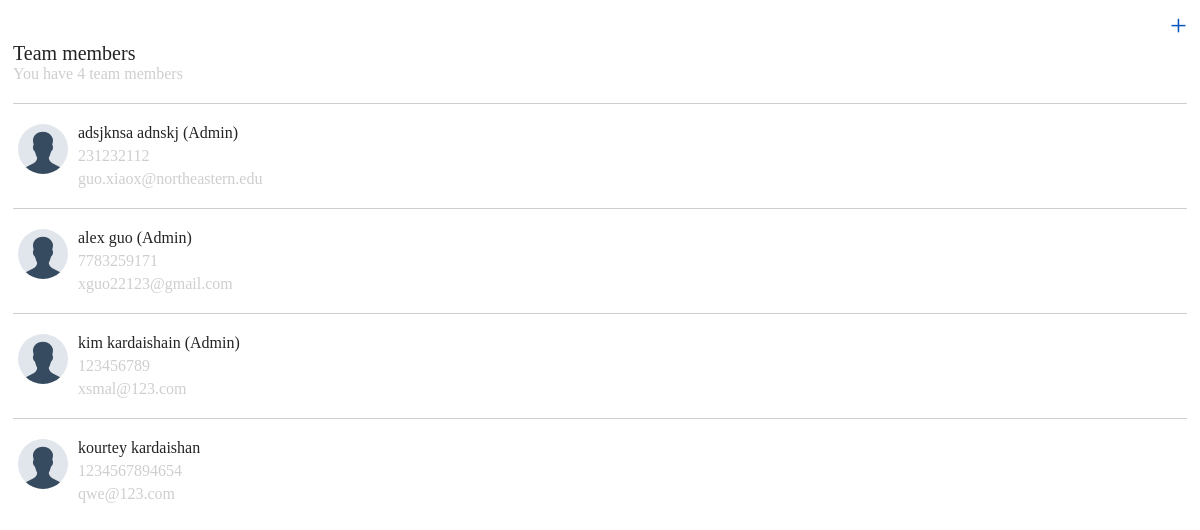
Before: /teams/ with the older database file.
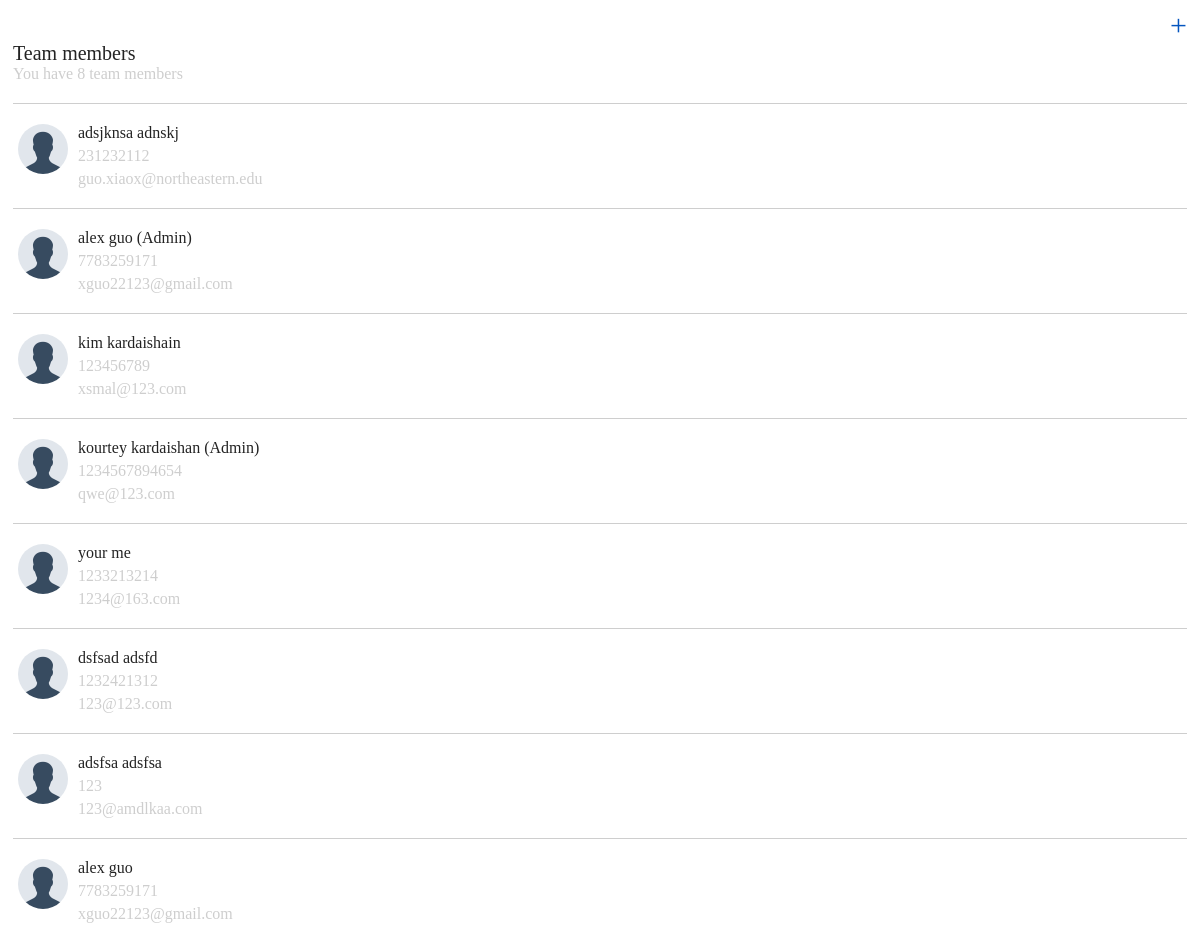
After: the same page with the newer database file.
### teams/models.py (models this page shows, shortened)
class People(models.Model):
    first_name = models.CharField(max_length=200)
    last_name = models.CharField(max_length=200)
    email = models.CharField(max_length=200)
    phone = models.CharField(max_length=200)
    Type_SELECT = (
        ('R', "Regular - Can't delete members"),
        ('A', 'Admin - Can delete members')
    )
    role = models.CharField(
        max_length=1,
        choices=Type_SELECT,
        default='R'
    )

### teams/views.py (the view)
# urls.py: path('', views.IndexView.as_view(), name='index'),
class IndexView(generic.ListView):
    template_name = 'teams/index.html'
    model = People

### teams/templates/teams/index.html
{% extends 'teams/base.html' %}
{% load static %}
{% block style %}
    <link rel="stylesheet" type="text/css" href="{% static 'teams/style/index.css' %}">
{% endblock %}
{% block content %}
    <div class="container">
        <div class="addBtnContainer">
            <a class="addBtn" href="{% url 'teams:add'%}">+</a>
        </div>
        <div class="title">Team members</div>
        <div class="subtitle">You have {{people_list.count}} team members</div>
        {% if people_list %}
            <div class="contentContainer">
            {% for people in people_list %}
                <div class="dividingLine"></div>
                <div class="subContainer">
                    <div class="avatar"></div>
                    <a class="peopleContainer" href="{% url 'teams:detail' people.id %}">
                        <div class="name">
                            {{ people.first_name }} {{ people.last_name }}
                            {% if people.role == "A" %}
                                <span>(Admin)</span>
                            {% endif %}
                        </div>
                        <div class="phone"> {{ people.phone }}</div>
                        <div class="email"> {{ people.email }}</div>
                    </a>
                </div>
            {% endfor %}
            </div>
        {% else %}
            <p>No team memebers</p>
        {% endif %}
    </div>
{% endblock %}

Changed rows visible on the page:
changed People "adsjknsa": no longer shows "(Admin)"
changed People "kim": no longer shows "(Admin)"
changed People "kourtey": now shows "(Admin)"
added People: first_name "your", last_name "me", phone "1233213214", email "1234@163.com"
added People: first_name "dsfsad", last_name "adsfd", phone "1232421312", email "123@123.com"
added People: first_name "adsfsa", last_name "adsfsa", phone "123", email "123@amdlkaa.com"
added People: first_name "alex", last_name "guo", phone "7783259171", email "xguo22123@gmail.com"
Other visible differences:
{{ people_list.count }}: "4" → "8"
